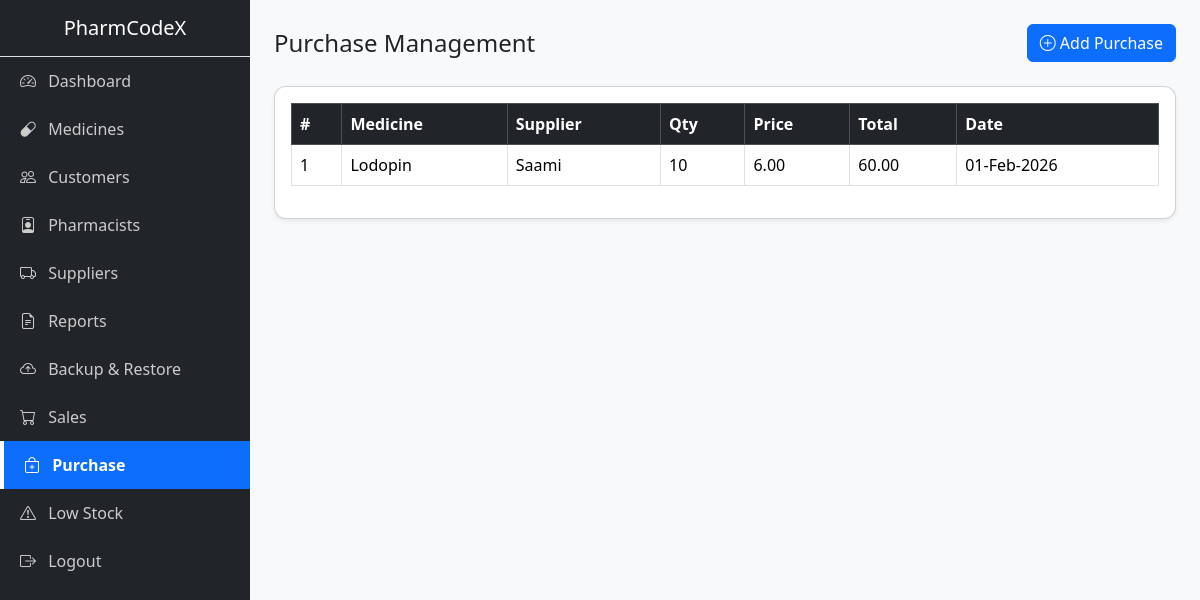
Before: /mutual/purchase.php (signed in) with the older database file.
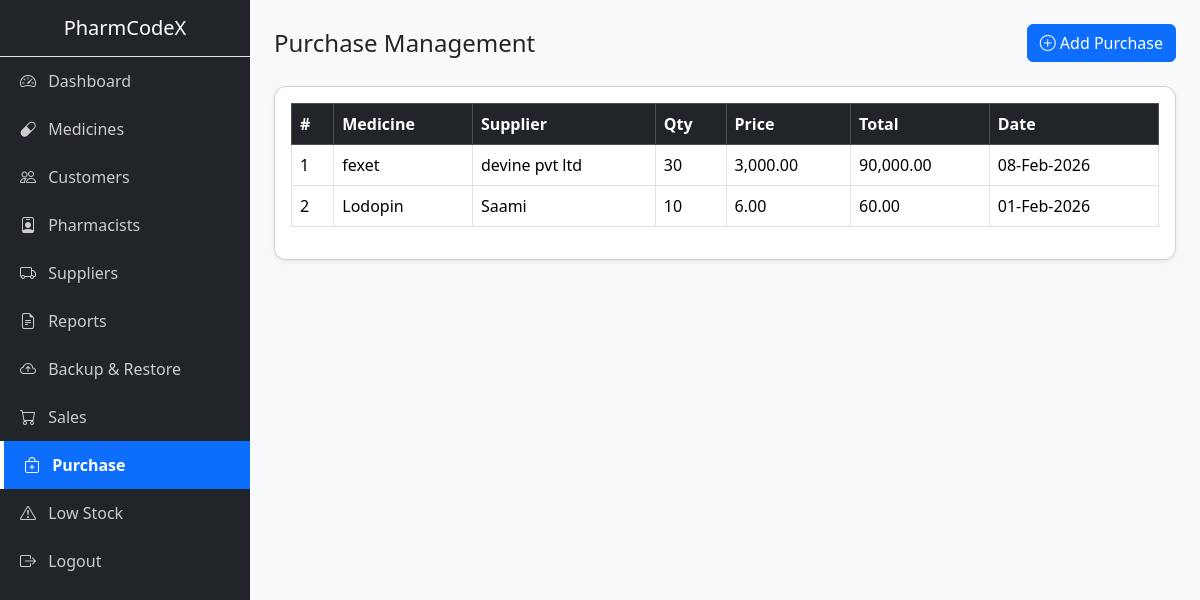
After: the same page with the newer database file.
### tables this page shows
CREATE TABLE `purchases` (
  `id` int(11) NOT NULL AUTO_INCREMENT,
  `medicine_id` int(11) NOT NULL,
  `supplier` varchar(100) NOT NULL,
  `quantity` int(11) NOT NULL,
  `purchase_price` decimal(10,2) NOT NULL,
  `total_amount` decimal(10,2) NOT NULL,
  `purchase_date` date NOT NULL,
  `added_by` int(11) NOT NULL,
  `created_at` timestamp NOT NULL DEFAULT current_timestamp(),
  PRIMARY KEY (`id`),
  KEY `medicine_id` (`medicine_id`),
  CONSTRAINT `purchases_ibfk_1` FOREIGN KEY (`medicine_id`) REFERENCES `medicines` (`id`) ON DELETE CASCADE
);

CREATE TABLE `medicines` (
  `id` int(11) NOT NULL AUTO_INCREMENT,
  `name` varchar(100) NOT NULL,
  `type` varchar(10) NOT NULL,
  `batch_no` varchar(50) NOT NULL,
  `price` decimal(10,2) NOT NULL,
  `quantity` int(11) NOT NULL DEFAULT 0,
  `location` varchar(10) NOT NULL,
  `expiry_date` date NOT NULL,
  `created_at` timestamp NOT NULL DEFAULT current_timestamp(),
  PRIMARY KEY (`id`)
);

### mutual/purchase.php (the view, shortened to what this page needs)
<?php
include('../config/connection.php');
$purchases = $conn->query(
    "SELECT p.*, m.name AS medicine_name
     FROM purchases p
     JOIN medicines m ON p.medicine_id = m.id
     ORDER BY p.id DESC"
);
?>
<!DOCTYPE html>
<html lang="en">
<head>
    <link href="https://cdn.jsdelivr.net/npm/bootstrap@5.3.2/dist/css/bootstrap.min.css" rel="stylesheet">
    <link rel="stylesheet" href="https://cdn.jsdelivr.net/npm/bootstrap-icons@1.11.1/font/bootstrap-icons.css">
    <link rel="stylesheet" href="../css/style.css">
</head>
<body>
<div class="d-flex">
    <?php include('../includes/sidebar.php'); ?>
    <div class="flex-grow-1 p-4">
        <div class="d-flex justify-content-between align-items-center mb-4">
            <h4 class="mb-0">Purchase Management</h4>
            <button class="btn btn-primary" data-bs-toggle="modal" data-bs-target="#addPurchaseModal">
                <i class="bi bi-plus-circle"></i> Add Purchase
            </button>
        </div>
        <div class="card shadow-sm">
            <div class="card-body">
                <table class="table table-bordered table-hover">
                    <thead class="table-dark">
                        <tr>
                            <th>#</th>
                            <th>Medicine</th>
                            <th>Supplier</th>
                            <th>Qty</th>
                            <th>Price</th>
                            <th>Total</th>
                            <th>Date</th>
                        </tr>
                    </thead>
                    <tbody>
                        <?php $i=1; while($row = $purchases->fetch_assoc()) { ?>
                        <tr>
                            <td><?= $i++ ?></td>
                            <td><?= htmlspecialchars($row['medicine_name']) ?></td>
                            <td><?= htmlspecialchars($row['supplier']) ?></td>
                            <td><?= $row['quantity'] ?></td>
                            <td><?= number_format($row['purchase_price'],2) ?></td>
                            <td><?= number_format($row['total_amount'],2) ?></td>
                            <td><?= date("d-M-Y", strtotime($row['purchase_date'])) ?></td>
                        </tr>
                        <?php } ?>
                    </tbody>
                </table>
            </div>
        </div>
    </div>
</div>
</body>
</html>

Changed rows visible on the page:
added purchases: medicine.name "fexet", supplier "devine pvt ltd", quantity "30", purchase_price "3,000.00", total_amount "90,000.00", purchase_date "08-Feb-2026"
